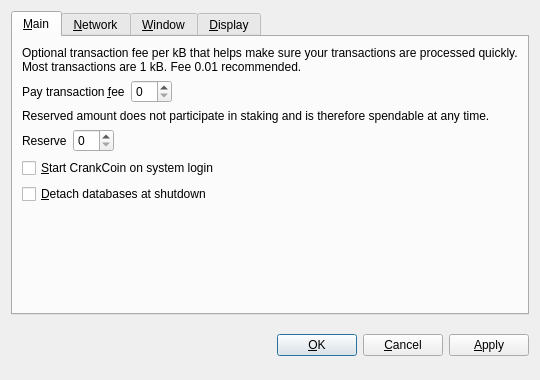
<?xml version="1.0" encoding="UTF-8"?>
<ui version="4.0">
 <class>OptionsDialog</class>
 <widget class="QDialog" name="OptionsDialog">
  <property name="geometry">
   <rect>
    <x>0</x>
    <y>0</y>
    <width>540</width>
    <height>380</height>
   </rect>
  </property>
  <property name="windowTitle">
   <string>Options</string>
  </property>
  <property name="modal">
   <bool>true</bool>
  </property>
  <layout class="QVBoxLayout" name="verticalLayout">
   <item>
    <widget class="QTabWidget" name="tabWidget">
     <property name="tabPosition">
      <enum>QTabWidget::North</enum>
     </property>
     <property name="currentIndex">
      <number>0</number>
     </property>
     <widget class="QWidget" name="tabMain">
      <attribute name="title">
       <string>&amp;Main</string>
      </attribute>
      <layout class="QVBoxLayout" name="verticalLayout_Main">
       <item>
        <widget class="QLabel" name="transactionFeeInfoLabel">
         <property name="text">
          <string>Optional transaction fee per kB that helps make sure your transactions are processed quickly. Most transactions are 1 kB. Fee 0.01 recommended.</string>
         </property>
         <property name="textFormat">
          <enum>Qt::PlainText</enum>
         </property>
         <property name="wordWrap">
          <bool>true</bool>
         </property>
        </widget>
       </item>
       <item>
        <layout class="QHBoxLayout" name="horizontalLayoutFee">
         <item>
          <widget class="QLabel" name="transactionFeeLabel">
           <property name="text">
            <string>Pay transaction &amp;fee</string>
           </property>
           <property name="textFormat">
            <enum>Qt::PlainText</enum>
           </property>
           <property name="buddy">
            <cstring>transactionFee</cstring>
           </property>
          </widget>
         </item>
         <item>
          <widget class="BitcoinAmountField" name="transactionFee"/>
         </item>
         <item>
          <spacer name="horizontalSpacerFee">
           <property name="orientation">
            <enum>Qt::Horizontal</enum>
           </property>
           <property name="sizeHint" stdset="0">
            <size>
             <width>40</width>
             <height>20</height>
            </size>
           </property>
          </spacer>
         </item>
        </layout>
       </item>
       <item>
        <widget class="QLabel" name="reserveBalanceInfoLabel">
         <property name="text">
          <string>Reserved amount does not participate in staking and is therefore spendable at any time.</string>
         </property>
         <property name="textFormat">
          <enum>Qt::PlainText</enum>
         </property>
         <property name="wordWrap">
          <bool>true</bool>
         </property>
        </widget>
       </item>
       <item>
        <layout class="QHBoxLayout" name="horizontalLayoutReserveBalance">
         <item>
          <widget class="QLabel" name="reserveBalanceLabel">
           <property name="text">
            <string>Reserve</string>
           </property>
           <property name="textFormat">
            <enum>Qt::PlainText</enum>
           </property>
           <property name="buddy">
            <cstring>reserveBalance</cstring>
           </property>
          </widget>
         </item>
         <item>
          <widget class="BitcoinAmountField" name="reserveBalance"/>
         </item>
         <item>
          <spacer name="horizontalSpacerReserveBalance">
           <property name="orientation">
            <enum>Qt::Horizontal</enum>
           </property>
           <property name="sizeHint" stdset="0">
            <size>
             <width>40</width>
             <height>20</height>
            </size>
           </property>
          </spacer>
         </item>
        </layout>
       </item>
       <item>
        <widget class="QCheckBox" name="bitcoinAtStartup">
         <property name="toolTip">
          <string>Automatically start CrankCoin after logging in to the system.</string>
         </property>
         <property name="text">
          <string>&amp;Start CrankCoin on system login</string>
         </property>
        </widget>
       </item>
       <item>
        <widget class="QCheckBox" name="detachDatabases">
         <property name="toolTip">
          <string>Detach block and address databases at shutdown. This means they can be moved to another data directory, but it slows down shutdown. The wallet is always detached.</string>
         </property>
         <property name="text">
          <string>&amp;Detach databases at shutdown</string>
         </property>
        </widget>
       </item>
       <item>
        <spacer name="verticalSpacer_Main">
         <property name="orientation">
          <enum>Qt::Vertical</enum>
         </property>
         <property name="sizeHint" stdset="0">
          <size>
           <width>20</width>
           <height>40</height>
          </size>
         </property>
        </spacer>
       </item>
      </layout>
     </widget>
     <widget class="QWidget" name="tabNetwork">
      <attribute name="title">
       <string>&amp;Network</string>
      </attribute>
      <layout class="QVBoxLayout" name="verticalLayout_Network">
       <item>
        <widget class="QCheckBox" name="mapPortUpnp">
         <property name="toolTip">
          <string>Automatically open the CrankCoin client port on the router. This only works when your router supports UPnP and it is enabled.</string>
         </property>
         <property name="text">
          <string>Map port using &amp;UPnP</string>
         </property>
        </widget>
       </item>
       <item>
        <widget class="QCheckBox" name="connectSocks">
         <property name="toolTip">
          <string>Connect to the CrankCoin network through a SOCKS proxy (e.g. when connecting through Tor).</string>
         </property>
         <property name="text">
          <string>&amp;Connect through SOCKS proxy:</string>
         </property>
        </widget>
       </item>
       <item>
        <layout class="QHBoxLayout" name="horizontalLayout_Network">
         <item>
          <widget class="QLabel" name="proxyIpLabel">
           <property name="text">
            <string>Proxy &amp;IP:</string>
           </property>
           <property name="textFormat">
            <enum>Qt::PlainText</enum>
           </property>
           <property name="buddy">
            <cstring>proxyIp</cstring>
           </property>
          </widget>
         </item>
         <item>
          <widget class="QValidatedLineEdit" name="proxyIp">
           <property name="maximumSize">
            <size>
             <width>140</width>
             <height>16777215</height>
            </size>
           </property>
           <property name="toolTip">
            <string>IP address of the proxy (e.g. 127.0.0.1)</string>
           </property>
          </widget>
         </item>
         <item>
          <widget class="QLabel" name="proxyPortLabel">
           <property name="text">
            <string>&amp;Port:</string>
           </property>
           <property name="textFormat">
            <enum>Qt::PlainText</enum>
           </property>
           <property name="buddy">
            <cstring>proxyPort</cstring>
           </property>
          </widget>
         </item>
         <item>
          <widget class="QLineEdit" name="proxyPort">
           <property name="maximumSize">
            <size>
             <width>55</width>
             <height>16777215</height>
            </size>
           </property>
           <property name="toolTip">
            <string>Port of the proxy (e.g. 9050)</string>
           </property>
          </widget>
         </item>
         <item>
          <widget class="QLabel" name="socksVersionLabel">
           <property name="text">
            <string>SOCKS &amp;Version:</string>
           </property>
           <property name="textFormat">
            <enum>Qt::PlainText</enum>
           </property>
           <property name="buddy">
            <cstring>socksVersion</cstring>
           </property>
          </widget>
         </item>
         <item>
          <widget class="QValueComboBox" name="socksVersion">
           <property name="toolTip">
            <string>SOCKS version of the proxy (e.g. 5)</string>
           </property>
          </widget>
         </item>
         <item>
          <spacer name="horizontalSpacer_Network">
           <property name="orientation">
            <enum>Qt::Horizontal</enum>
           </property>
           <property name="sizeHint" stdset="0">
            <size>
             <width>40</width>
             <height>20</height>
            </size>
           </property>
          </spacer>
         </item>
        </layout>
       </item>
       <item>
        <spacer name="verticalSpacer_Network">
         <property name="orientation">
          <enum>Qt::Vertical</enum>
         </property>
         <property name="sizeHint" stdset="0">
          <size>
           <width>20</width>
           <height>40</height>
          </size>
         </property>
        </spacer>
       </item>
      </layout>
     </widget>
     <widget class="QWidget" name="tabWindow">
      <attribute name="title">
       <string>&amp;Window</string>
      </attribute>
      <layout class="QVBoxLayout" name="verticalLayout_Window">
       <item>
        <widget class="QCheckBox" name="minimizeToTray">
         <property name="toolTip">
          <string>Show only a tray icon after minimizing the window.</string>
         </property>
         <property name="text">
          <string>&amp;Minimize to the tray instead of the taskbar</string>
         </property>
        </widget>
       </item>
       <item>
        <widget class="QCheckBox" name="minimizeOnClose">
         <property name="toolTip">
          <string>Minimize instead of exit the application when the window is closed. When this option is enabled, the application will be closed only after selecting Quit in the menu.</string>
         </property>
         <property name="text">
          <string>M&amp;inimize on close</string>
         </property>
        </widget>
       </item>
       <item>
        <spacer name="verticalSpacer_Window">
         <property name="orientation">
          <enum>Qt::Vertical</enum>
         </property>
         <property name="sizeHint" stdset="0">
          <size>
           <width>20</width>
           <height>40</height>
          </size>
         </property>
        </spacer>
       </item>
      </layout>
     </widget>
     <widget class="QWidget" name="tabDisplay">
      <attribute name="title">
       <string>&amp;Display</string>
      </attribute>
      <layout class="QVBoxLayout" name="verticalLayout_Display">
       <item>
        <layout class="QHBoxLayout" name="horizontalLayout_1_Display">
         <item>
          <widget class="QLabel" name="langLabel">
           <property name="text">
            <string>User Interface &amp;language:</string>
           </property>
           <property name="textFormat">
            <enum>Qt::PlainText</enum>
           </property>
           <property name="buddy">
            <cstring>lang</cstring>
           </property>
          </widget>
         </item>
         <item>
          <widget class="QValueComboBox" name="lang">
           <property name="toolTip">
            <string>The user interface language can be set here. This setting will take effect after restarting CrankCoin.</string>
           </property>
          </widget>
         </item>
        </layout>
       </item>
       <item>
        <layout class="QHBoxLayout" name="horizontalLayout_2_Display">
         <item>
          <widget class="QLabel" name="unitLabel">
           <property name="text">
            <string>&amp;Unit to show amounts in:</string>
           </property>
           <property name="textFormat">
            <enum>Qt::PlainText</enum>
           </property>
           <property name="buddy">
            <cstring>unit</cstring>
           </property>
          </widget>
         </item>
         <item>
          <widget class="QValueComboBox" name="unit">
           <property name="toolTip">
            <string>Choose the default subdivision unit to show in the interface and when sending coins.</string>
           </property>
          </widget>
         </item>
        </layout>
       </item>
       <item>
        <widget class="QCheckBox" name="displayAddresses">
         <property name="toolTip">
          <string>Whether to show CrankCoin addresses in the transaction list or not.</string>
         </property>
         <property name="text">
          <string>&amp;Display addresses in transaction list</string>
         </property>
        </widget>
       </item>
       <item>
        <widget class="QCheckBox" name="coinControlFeatures">
         <property name="toolTip">
          <string>Whether to show coin control features or not.</string>
         </property>
         <property name="text">
          <string>Display coin &amp;control features (experts only!)</string>
         </property>
        </widget>
       </item>
       <item>
        <spacer name="verticalSpacer_Display">
         <property name="orientation">
          <enum>Qt::Vertical</enum>
         </property>
         <property name="sizeHint" stdset="0">
          <size>
           <width>20</width>
           <height>40</height>
          </size>
         </property>
        </spacer>
       </item>
      </layout>
     </widget>
    </widget>
   </item>
   <item>
    <layout class="QHBoxLayout" name="horizontalLayout_Buttons">
     <item>
      <spacer name="horizontalSpacer_1">
       <property name="orientation">
        <enum>Qt::Horizontal</enum>
       </property>
       <property name="sizeHint" stdset="0">
        <size>
         <width>40</width>
         <height>48</height>
        </size>
       </property>
      </spacer>
     </item>
     <item>
      <widget class="QLabel" name="statusLabel">
       <property name="font">
        <font>
         <weight>75</weight>
         <bold>true</bold>
        </font>
       </property>
       <property name="text">
        <string/>
       </property>
       <property name="textFormat">
        <enum>Qt::PlainText</enum>
       </property>
       <property name="wordWrap">
        <bool>true</bool>
       </property>
      </widget>
     </item>
     <item>
      <spacer name="horizontalSpacer_2">
       <property name="orientation">
        <enum>Qt::Horizontal</enum>
       </property>
       <property name="sizeHint" stdset="0">
        <size>
         <width>40</width>
         <height>48</height>
        </size>
       </property>
      </spacer>
     </item>
     <item>
      <widget class="QPushButton" name="okButton">
       <property name="text">
        <string>&amp;OK</string>
       </property>
      </widget>
     </item>
     <item>
      <widget class="QPushButton" name="cancelButton">
       <property name="text">
        <string>&amp;Cancel</string>
       </property>
       <property name="autoDefault">
        <bool>false</bool>
       </property>
      </widget>
     </item>
     <item>
      <widget class="QPushButton" name="applyButton">
       <property name="text">
        <string>&amp;Apply</string>
       </property>
       <property name="autoDefault">
        <bool>false</bool>
       </property>
      </widget>
     </item>
    </layout>
   </item>
  </layout>
 </widget>
 <customwidgets>
  <customwidget>
   <class>BitcoinAmountField</class>
   <extends>QSpinBox</extends>
   <header>bitcoinamountfield.h</header>
  </customwidget>
  <customwidget>
   <class>QValueComboBox</class>
   <extends>QComboBox</extends>
   <header>qvaluecombobox.h</header>
  </customwidget>
  <customwidget>
   <class>QValidatedLineEdit</class>
   <extends>QLineEdit</extends>
   <header>qvalidatedlineedit.h</header>
  </customwidget>
 </customwidgets>
 <resources/>
 <connections/>
</ui>
